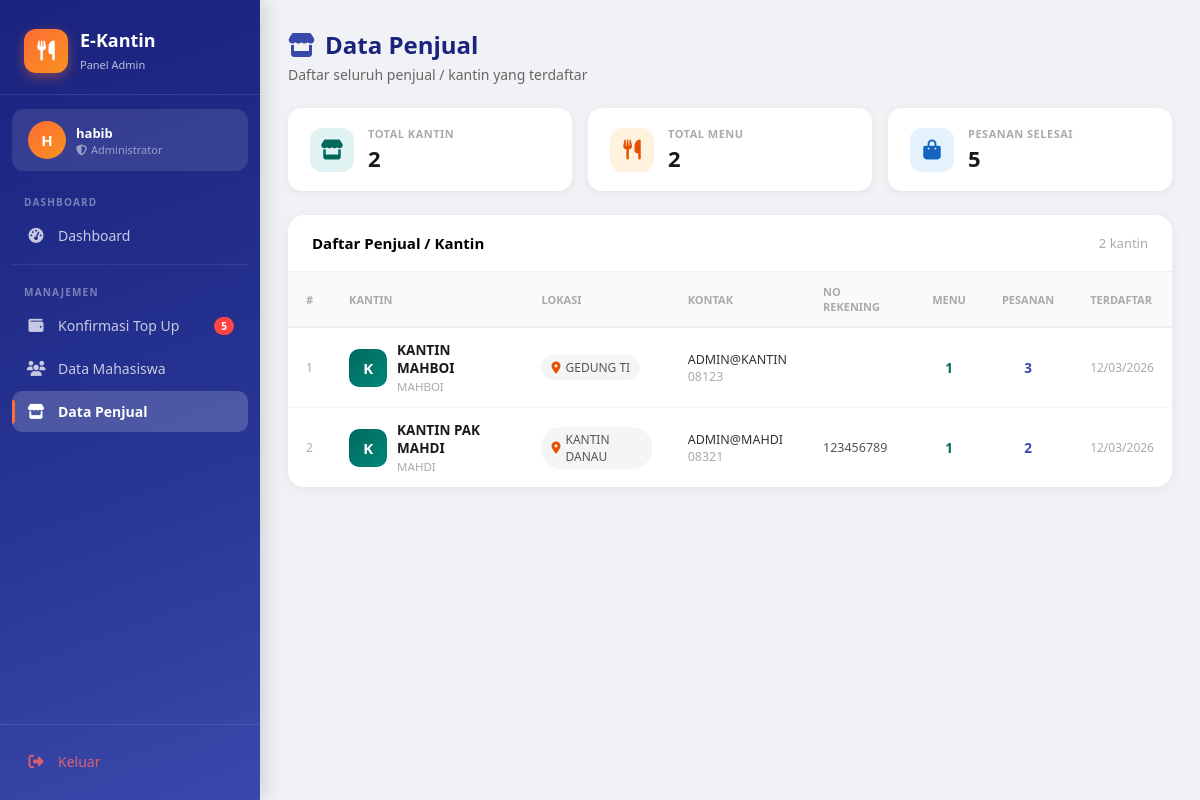
Screenshot of /dashboard/admin/penjual.php (signed in) with the database file from the repository.
### tables this page shows
CREATE TABLE `penjual` (
  `id_penjual` int(11) NOT NULL,
  `id_user` int(11) NOT NULL,
  `nama_kantin` varchar(50) NOT NULL,
  `lokasi` text NOT NULL,
  `teks_gambar_qris` varchar(100) DEFAULT NULL,
  `no_rek` varchar(50) NOT NULL DEFAULT ''
);

CREATE TABLE `users` (
  `id_user` int(11) NOT NULL,
  `nim` varchar(20) DEFAULT NULL,
  `nama` varchar(100) NOT NULL,
  `email` varchar(100) NOT NULL,
  `no_hp` varchar(20) NOT NULL,
  `password` varchar(255) NOT NULL,
  `created_at` timestamp NOT NULL DEFAULT current_timestamp() ON UPDATE current_timestamp(),
  `role` enum('mahasiswa','penjual','admin') NOT NULL DEFAULT 'mahasiswa'
);

### dashboard/admin/penjual.php (the view, shortened to what this page needs)
<?php
require_once '../../includes/sidebar_admin.php';
$stmt = $pdo->query("
    SELECT u.id_user, u.nama, u.email, u.no_hp, u.created_at,
           p.id_penjual, p.nama_kantin, p.lokasi, p.no_rek,
           COUNT(DISTINCT m.id_menu) as total_menu,
           COUNT(DISTINCT ps.id_pesanan) as total_pesanan
    FROM users u
    JOIN penjual p ON u.id_user = p.id_user
    LEFT JOIN menu m ON p.id_penjual = m.id_penjual
    LEFT JOIN pesanan ps ON p.id_penjual = ps.id_penjual AND ps.status = 'selesai'
    WHERE u.role = 'penjual'
    GROUP BY u.id_user
    ORDER BY u.created_at DESC
");
$penjual_list = $stmt->fetchAll();
?>
<div class="page-header">
    <h1><i class="fas fa-store" style="color:#3949ab;margin-right:10px;"></i>Data Penjual</h1>
    <p>Daftar seluruh penjual / kantin yang terdaftar</p>
</div>
<?php
$total_penjual  = count($penjual_list);
$total_menu     = array_sum(array_column($penjual_list, 'total_menu'));
$total_pesanan  = array_sum(array_column($penjual_list, 'total_pesanan'));
?>
<div class="summary-row">
    <div class="summary-card">
        <div class="summary-icon bg-teal"><i class="fas fa-store"></i></div>
        <div class="summary-info">
            <div class="label">Total Kantin</div>
            <div class="val"><?= $total_penjual ?></div>
        </div>
    </div>
    <div class="summary-card">
        <div class="summary-icon bg-orange"><i class="fas fa-utensils"></i></div>
        <div class="summary-info">
            <div class="label">Total Menu</div>
            <div class="val"><?= $total_menu ?></div>
        </div>
    </div>
    <div class="summary-card">
        <div class="summary-icon bg-blue"><i class="fas fa-shopping-bag"></i></div>
        <div class="summary-info">
            <div class="label">Pesanan Selesai</div>
            <div class="val"><?= number_format($total_pesanan) ?></div>
        </div>
    </div>
</div>
<div class="card">
    <div class="card-header">
        <h3>Daftar Penjual / Kantin</h3>
        <span><?= $total_penjual ?> kantin</span>
    </div>
    <?php if (empty($penjual_list)): ?>
        <div class="empty-box">
            <i class="fas fa-store-slash"></i>
            <p>Belum ada penjual terdaftar</p>
        </div>
    <?php else: ?>
    <div style="overflow-x:auto;">
    <table class="penjual-table">
        <thead>
            <tr>
                <th>#</th>
                <th>Kantin</th>
                <th>Lokasi</th>
                <th>Kontak</th>
                <th>No Rekening</th>
                <th>Menu</th>
                <th>Pesanan</th>
                <th>Terdaftar</th>
            </tr>
        </thead>
        <tbody>
        <?php foreach ($penjual_list as $i => $p): ?>
        <tr>
            <td style="color:#aaa;font-size:12px;"><?= $i + 1 ?></td>
            <td>
                <div class="kantin-cell">
                    <div class="kantin-avatar"><?= strtoupper(substr($p['nama_kantin'], 0, 1)) ?></div>
                    <div>
                        <div class="kantin-name"><?= htmlspecialchars($p['nama_kantin']) ?></div>
                        <div class="kantin-owner"><?= htmlspecialchars($p['nama']) ?></div>
                    </div>
                </div>
            </td>
            <td>
                <span class="lokasi-chip">
                    <i class="fas fa-map-marker-alt" style="color:#e65100;"></i>
                    <?= htmlspecialchars($p['lokasi'] ?? '-') ?>
                </span>
            </td>
            <td style="font-size:12.5px;">
                <div><?= htmlspecialchars($p['email']) ?></div>
                <div style="color:#aaa;"><?= htmlspecialchars($p['no_hp']) ?></div>
            </td>
            <td style="font-size:12.5px;color:#555;"><?= htmlspecialchars($p['no_rek'] ?? '-') ?></td>
            <td style="text-align:center;font-weight:700;color:#00695c;"><?= $p['total_menu'] ?></td>
            <td style="text-align:center;font-weight:700;color:#3949ab;"><?= $p['total_pesanan'] ?></td>
            <td style="font-size:12px;color:#aaa;"><?= date('d/m/Y', strtotime($p['created_at'])) ?></td>
        </tr>
        <?php endforeach; ?>
        </tbody>
    </table>
    </div>
    <?php endif; ?>
</div>
</div></body></html>

### includes/sidebar_admin.php (style rules this page uses)
* { margin: 0; padding: 0; box-sizing: border-box; }
body { font-family: 'Segoe UI', sans-serif; background: #f0f2f5; display: flex; height: 100vh; }
.page-header { margin-bottom: 24px; }
.page-header h1 { font-size: 24px; font-weight: 700; color: #1a237e; }
.page-header p { color: #666; font-size: 14px; margin-top: 4px; }

### dashboard/admin/penjual.php (style rules this page uses)
.summary-row { display: flex; gap: 16px; margin-bottom: 24px; flex-wrap: wrap; }
.summary-card { background: white; border-radius: 14px; padding: 18px 22px; box-shadow: 0 2px 10px rgba(0,0,0,0.06); display: flex; align-items: center; gap: 14px; flex: 1; min-width: 160px; }
.summary-icon { width: 44px; height: 44px; border-radius: 12px; display: flex; align-items: center; justify-content: center; font-size: 20px; flex-shrink: 0; }
.summary-info .label { font-size: 11px; font-weight: 600; color: #aaa; text-transform: uppercase; letter-spacing: 0.5px; }
.summary-info .val { font-size: 22px; font-weight: 800; color: #1a1a1a; margin-top: 2px; }
.bg-teal { background: #e0f2f1; color: #00695c; }
.bg-orange { background: #fff3e0; color: #e65100; }
.bg-blue { background: #e3f2fd; color: #1565c0; }
.card { background: white; border-radius: 16px; box-shadow: 0 2px 14px rgba(0,0,0,0.06); overflow: hidden; }
.card-header { padding: 18px 24px; border-bottom: 1px solid #f0f0f0; display: flex; align-items: center; justify-content: space-between; }
.card-header h3 { font-size: 15px; font-weight: 700; }
.card-header span { font-size: 13px; color: #aaa; }
.penjual-table { width: 100%; border-collapse: collapse; }
.penjual-table th { font-size: 11px; font-weight: 700; color: #aaa; text-transform: uppercase; padding: 12px 18px; text-align: left; border-bottom: 2px solid #f0f0f0; background: #fafafa; }
.penjual-table td { padding: 13px 18px; font-size: 13.5px; color: #333; border-bottom: 1px solid #f5f5f5; vertical-align: middle; }
.penjual-table tr:last-child td { border-bottom: none; }
.kantin-cell { display: flex; align-items: center; gap: 10px; }
.kantin-avatar { width: 38px; height: 38px; border-radius: 10px; flex-shrink: 0; background: linear-gradient(135deg, #00695c, #00897b); color: white; font-weight: 700; font-size: 15px; display: flex; align-items: center; justify-content: center; }
.kantin-name { font-weight: 700; color: #1a1a1a; }
.kantin-owner { font-size: 11.5px; color: #aaa; margin-top: 2px; }
.lokasi-chip { display: inline-flex; align-items: center; gap: 5px; background: #f5f5f5; color: #555; font-size: 12px; padding: 4px 10px; border-radius: 20px; }

### rows the page displays
penjual: nama_kantin "K", nama_kantin "KANTIN MAHBOI", id_user.nama "MAHBOI", lokasi "GEDUNG TI", id_user.email "ADMIN@KANTIN", id_user.no_hp "08123", total_menu "1", total_pesanan "3", id_user.created_at "12/03/2026"
penjual: nama_kantin "K", nama_kantin "KANTIN PAK MAHDI", id_user.nama "MAHDI", lokasi "KANTIN DANAU", id_user.email "ADMIN@MAHDI", id_user.no_hp "08321", no_rek "123456789", total_menu "1", total_pesanan "2", id_user.created_at "12/03/2026"

### other values shown
substr($_SESSION['user']['nama'], 0, 1) "H"
$_SESSION['user']['nama'] "habib"
$topup_pending "5"
$total_penjual "2"
$total_menu "2"
$total_pesanan "5"
